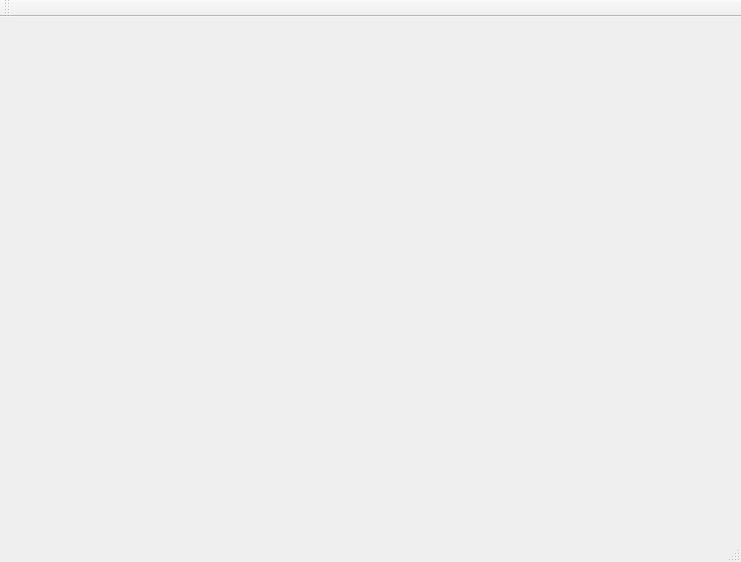
<?xml version="1.0" encoding="UTF-8"?>
<ui version="4.0">
 <class>MFPMainWindowClass</class>
 <widget class="QMainWindow" name="MFPMainWindowClass">
  <property name="geometry">
   <rect>
    <x>0</x>
    <y>0</y>
    <width>741</width>
    <height>562</height>
   </rect>
  </property>
  <property name="windowTitle">
   <string>MFPMainWindow</string>
  </property>
  <widget class="QWidget" name="centralWidget">
   <layout class="QGridLayout" name="gridLayout">
    <item row="0" column="0">
     <layout class="QVBoxLayout" name="verticalLayout"/>
    </item>
   </layout>
  </widget>
  <widget class="QMenuBar" name="menuBar">
   <property name="geometry">
    <rect>
     <x>0</x>
     <y>0</y>
     <width>741</width>
     <height>25</height>
    </rect>
   </property>
  </widget>
  <widget class="QToolBar" name="mainToolBar">
   <attribute name="toolBarArea">
    <enum>TopToolBarArea</enum>
   </attribute>
   <attribute name="toolBarBreak">
    <bool>false</bool>
   </attribute>
  </widget>
  <widget class="QStatusBar" name="statusBar"/>
 </widget>
 <layoutdefault spacing="6" margin="11"/>
 <resources>
  <include location="MFPMainWindow.qrc"/>
 </resources>
 <connections/>
</ui>
